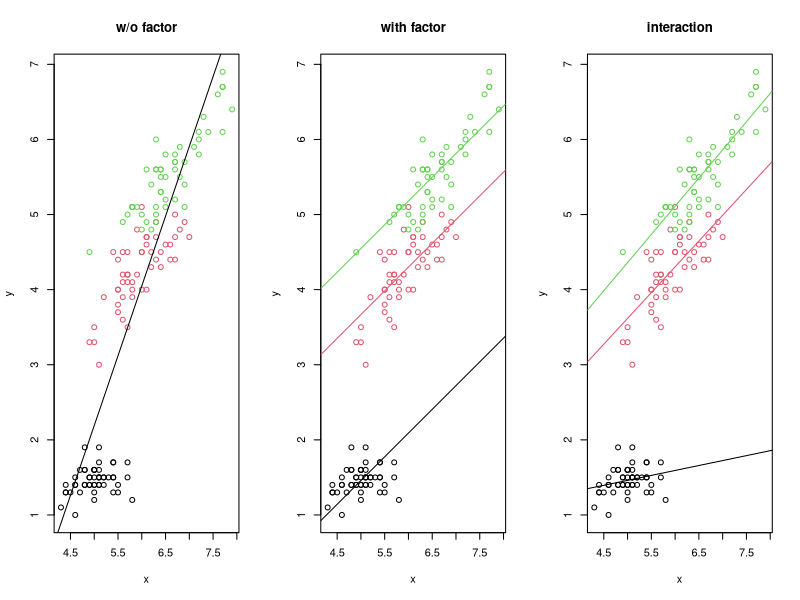
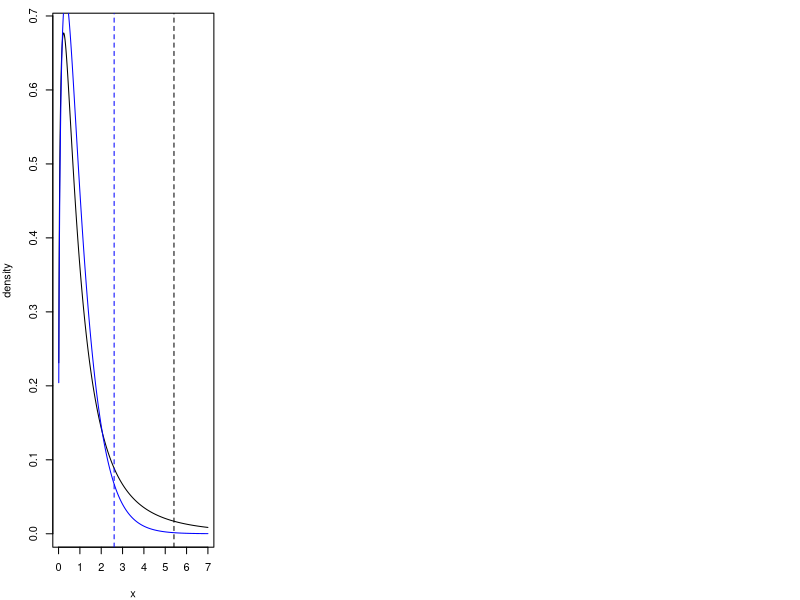
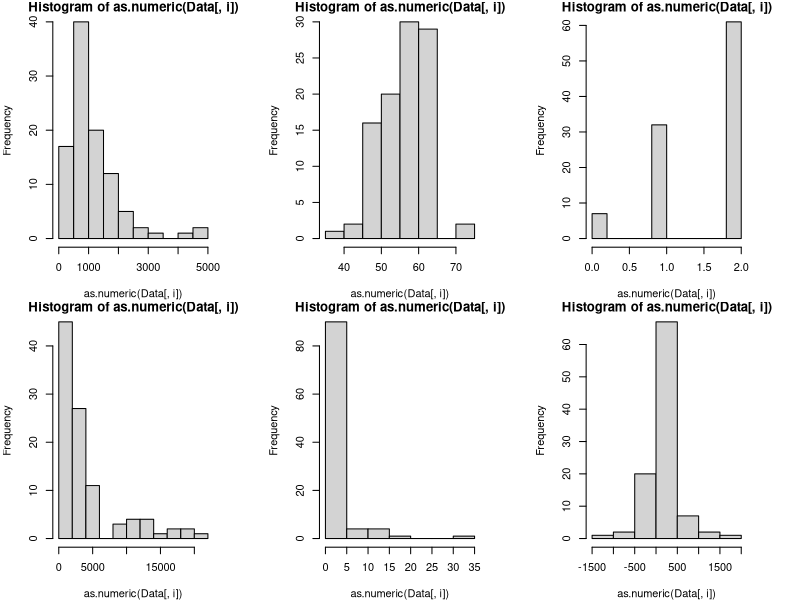
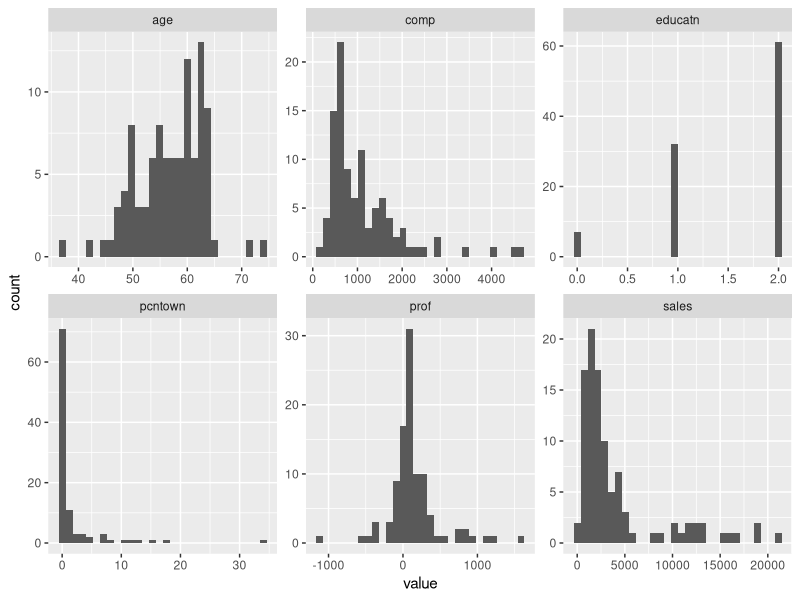
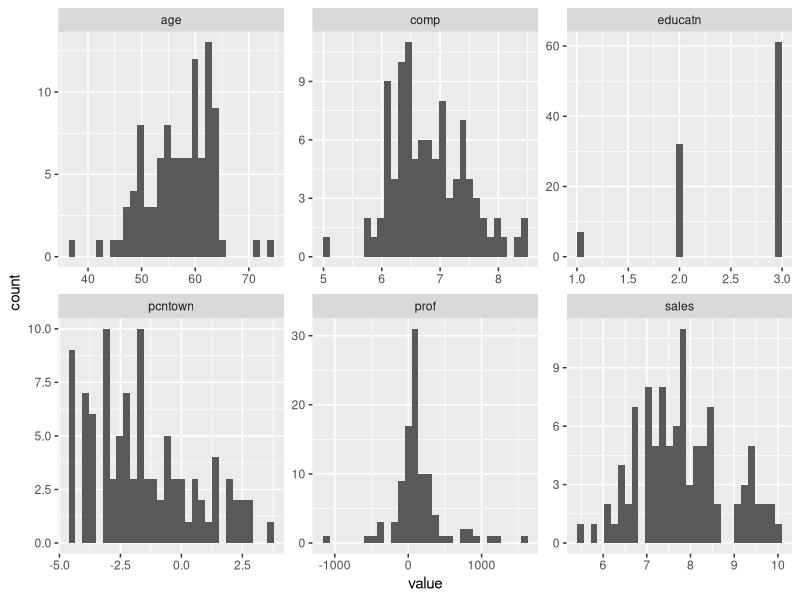
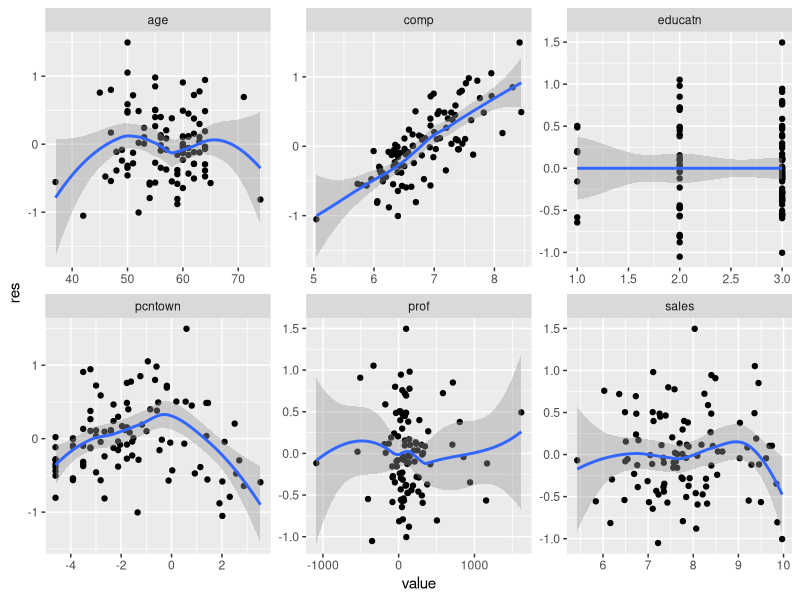
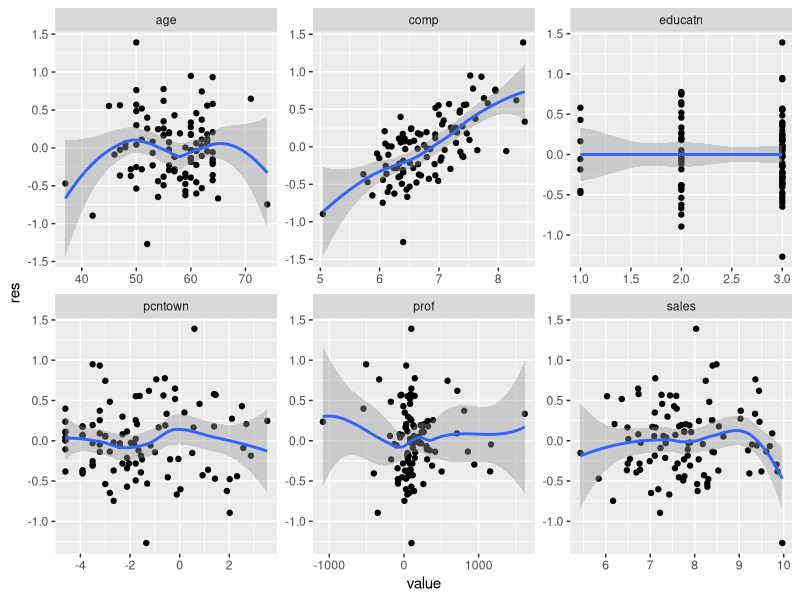
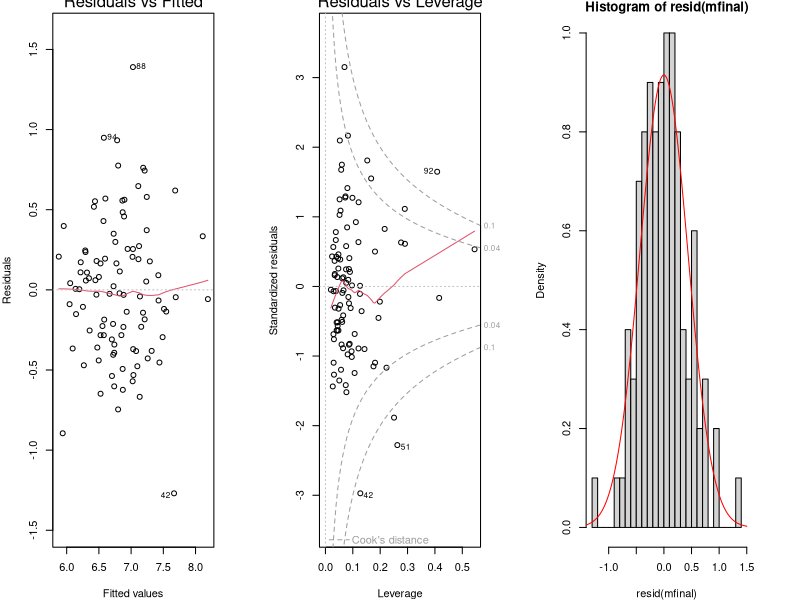

These figures' R source, in order:
## ---- chunk 1
knitr::opts_chunk$set(echo = FALSE, message = FALSE, warning = FALSE)
## ---- chunk 2
data(iris)
x <- iris$Sepal.Length
y <- iris$Petal.Length
a <- iris$Species
m1 <- lm(y~x)
m2 <- lm(y~x+a)
m3 <- lm(y~x*a)
par(mfrow=c(1,3))
plot(x,y,col=a,main="w/o factor")
abline(coef(m1)[1],coef(m1)[2])
plot(x,y,col=a,main="with factor")
abline(coef(m2)[1],coef(m2)[2],col=1)
abline(coef(m2)[1]+coef(m2)[3],coef(m2)[2],col=2)
abline(coef(m2)[1]+coef(m2)[4],coef(m2)[2],col=3)
plot(x,y,col=a,main="interaction")
abline(coef(m3)[1],coef(m3)[2],col=1)
abline(coef(m3)[1]+coef(m3)[3],coef(m3)[2]+coef(m3)[5],col=2)
abline(coef(m3)[1]+coef(m3)[4],coef(m3)[2]+coef(m3)[6],col=3)
## ---- chunk 3
x <- 1:700/100
y1 <- df(x, 3, 5)
y2 <- df(x, 3, 10e6)
# y3 <- dchisq(x,2)
op <- par(mar=c(4,4,1,4))
plot(x,y1,type="l",ylab="density")
points(x,y2,type="l",col="blue")
abline(v=qf(0.95,3,5), lty=2)
abline(v=qf(0.95,3,10e6), lty=2,col="blue")
# points(x/2,y3*2,type="l",col="red")
# legend("topright",legend=c("F[3,5]","F[3,inf] ~ chisq[3]/3"),lty=c(1,1), col=c("black","blue"))
## ---- chunk 4
y <- 1+rnorm(100)
x <- 1:100
model <- lm(y ~ x + I(x^2))
summary(model)
## ---- chunk 5
Data <- read.csv("../Project-0/CEO_compensations.csv")
names(Data) <- tolower(names(Data)) # variable names to lower-case
Data <- Data[,c(1,2,3,7,9,10)]
par(mfrow=c(2,3))
for(i in 1:6) hist(as.numeric(Data[,i]))
## ---- chunk 6
library(tidyverse)
Data <- read.csv("../Project-0/CEO_compensations.csv")
names(Data) <- tolower(names(Data))
Data <- Data %>% select(comp, age, educatn, pcntown, sales, prof)
Data %>% pivot_longer(everything()) %>% ggplot(aes(value)) +
  facet_wrap(~ name, scales = "free") + geom_histogram()
## ---- chunk 7
Data <- Data %>% mutate(comp=log(comp),
                        sales=log(sales),
                        pcntown=log(pcntown),
                        educatn=as.factor(educatn))
## ---- chunk 8
Data %>% mutate(educatn=as.numeric(educatn)) %>% pivot_longer(everything()) %>% ggplot(aes(value)) +
  facet_wrap(~ name, scales = "free") + geom_histogram()
## ---- chunk 9
m1 <- lm(comp~., data=Data)
anova(m1)
## ---- chunk 10
library(car)
m1 <- lm(comp~., data=Data)
Anova(m1,type=2)
## ---- chunk 11
m3 <- lm(comp~.*educatn, data=Data)
m2 <- lm(comp~.+educatn:age, data=Data)
anova(m1,m2,m3)
## ---- chunk 12
Data %>% mutate(res=resid(m2), educatn=as.numeric(educatn)) %>%
  pivot_longer(-res) %>% ggplot(aes(y=res,x=value)) +
  facet_wrap(~ name, scales = "free") + geom_point() + geom_smooth()
## ---- chunk 13
mfinal <- lm(comp~.+educatn:age+I(pcntown^2), data=Data)
Data %>% mutate(res=resid(mfinal), educatn=as.numeric(educatn)) %>%
  pivot_longer(-res) %>% ggplot(aes(y=res,x=value)) +
  facet_wrap(~ name, scales = "free") + geom_point() + geom_smooth()
## ---- chunk 14
par(mfrow=c(1,3))
N <- dim(Data)[1]
p <- length(coef(mfinal))
plot(mfinal,c(1,5),cook.levels=c(8/(N-2*p), 4/N))
hist(resid(mfinal),freq=F, breaks=20)
points(-300:300/100,dnorm(-300:300/100,0,sd(resid(mfinal))),
       type="l",col="red")
## ---- chunk 15
summary(mfinal)
## ---- chunk 16
Data$age <- Data$age - mean(Data$age) # mean(age)~57
mfinal <- lm(comp~.+educatn:age+I(pcntown^2), data=Data)
summary(mfinal)
